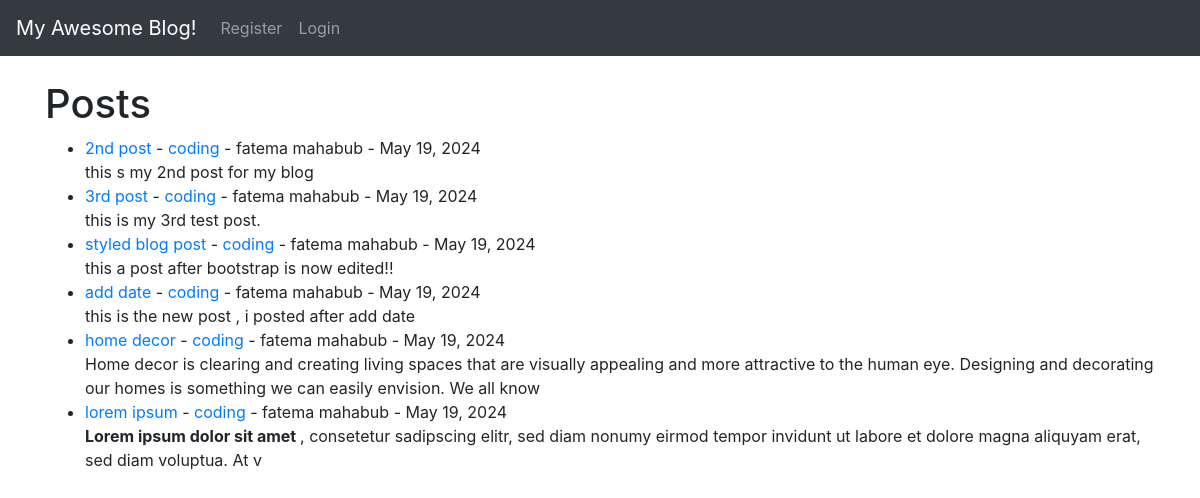
Before: / with the older database file.
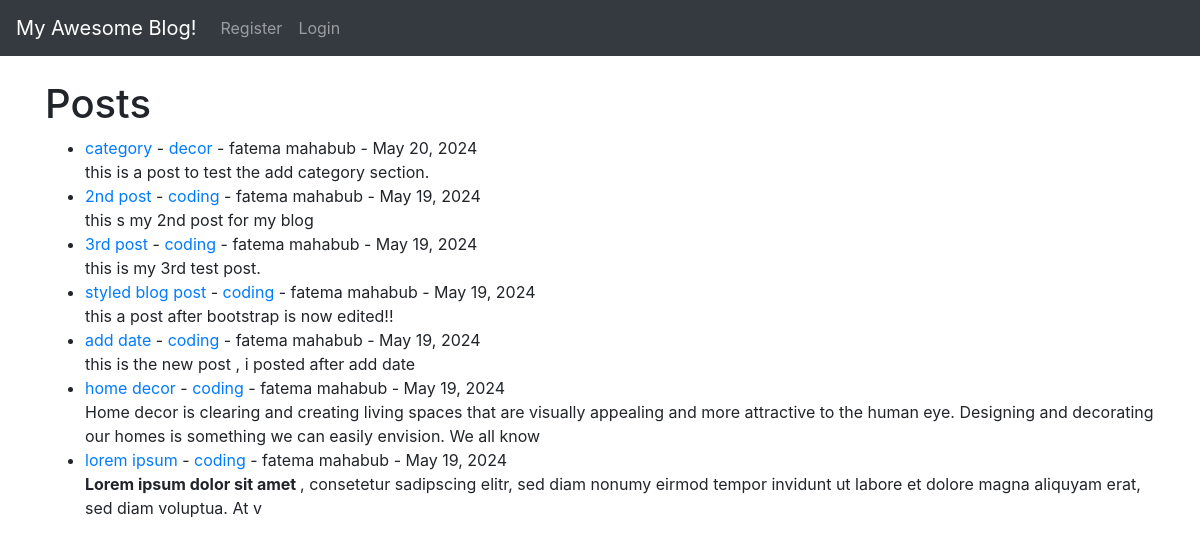
After: the same page with the newer database file.
### login/models.py (models this page shows, shortened)
class Post(models.Model):
    title = models.CharField(max_length=255)
    title_tag = models.CharField(max_length=255)
    author = models.ForeignKey(User, on_delete=models.CASCADE)
    body = models.TextField()
    post_date = models.DateField(auto_now_add=True)
    category = models.CharField(max_length=255, default='coding')

### login/views.py (the view)
# urls.py: path('', HomeView.as_view(), name="home"),
class HomeView(ListView):
    model = Post
    template_name = 'home.html'
    ordering = ['-post_date']

### login/templates/home.html (shortened to what this page needs)
{% extends 'base.html' %}
{% block content %}
<h1>Posts</h1>
<ul>
{% for post in object_list %}
    <li>
        <a href="{% url 'article' post.pk %}">{{ post.title }} </a>-
        <a href="{% url 'category' post.category %}">{{ post.category}}</a> -
        {{ post.author.first_name }}
        {{ post.author.last_name }} -
        {{ post.post_date}}  <br>
        {{ post.body | slice:":200"|safe}}
    </li>
{% endfor %}
</ul>
{% endblock %}

### login/templates/base.html (shortened to what this page needs)
<!doctype html>
<html lang="en">
  <head>
    <link rel="stylesheet" href="https://cdn.jsdelivr.net/npm/bootstrap@4.6.2/dist/css/bootstrap.min.css">
  </head>
  <body>
    <nav class="navbar navbar-expand-lg navbar-dark bg-dark">
        <a class="navbar-brand" href="{% url 'home'%}">My Awesome Blog!</a>
        <div class="collapse navbar-collapse" id="navbarSupportedContent">
          <ul class="navbar-nav mr-auto">
            {% if user.is_authenticated %}
            <li class="nav-item">
              <a class="nav-link" href="{% url 'add_post' %}">Add Post</a>
            </li>
            <li class="nav-item">
              <a class="nav-link" href="{% url 'add_category' %}">Add Category</a>
            </li>
            <li class="nav-item">
              <a class="nav-link" href="{% url 'logout' %}">Logout</a>
            </li>
            {% else %}
            <li class="nav-item">
              <a class="nav-link" href="{% url 'register' %}">Register</a>
            </li>
            <li class="nav-item">
              <a class="nav-link" href="{% url 'login' %}">Login</a>
            </li>
            {% endif %}
          </ul>
        </div>
      </nav>
    <br>
    <div class="container">
    {% block content %}
    {% endblock %}
    </div>
  </body>
</html>

Changed rows visible on the page:
added Post: title "category", category "decor", author.first_name "fatema", author.last_name "mahabub", post_date "May 20, 2024", body "this is a post to test the add category section."
